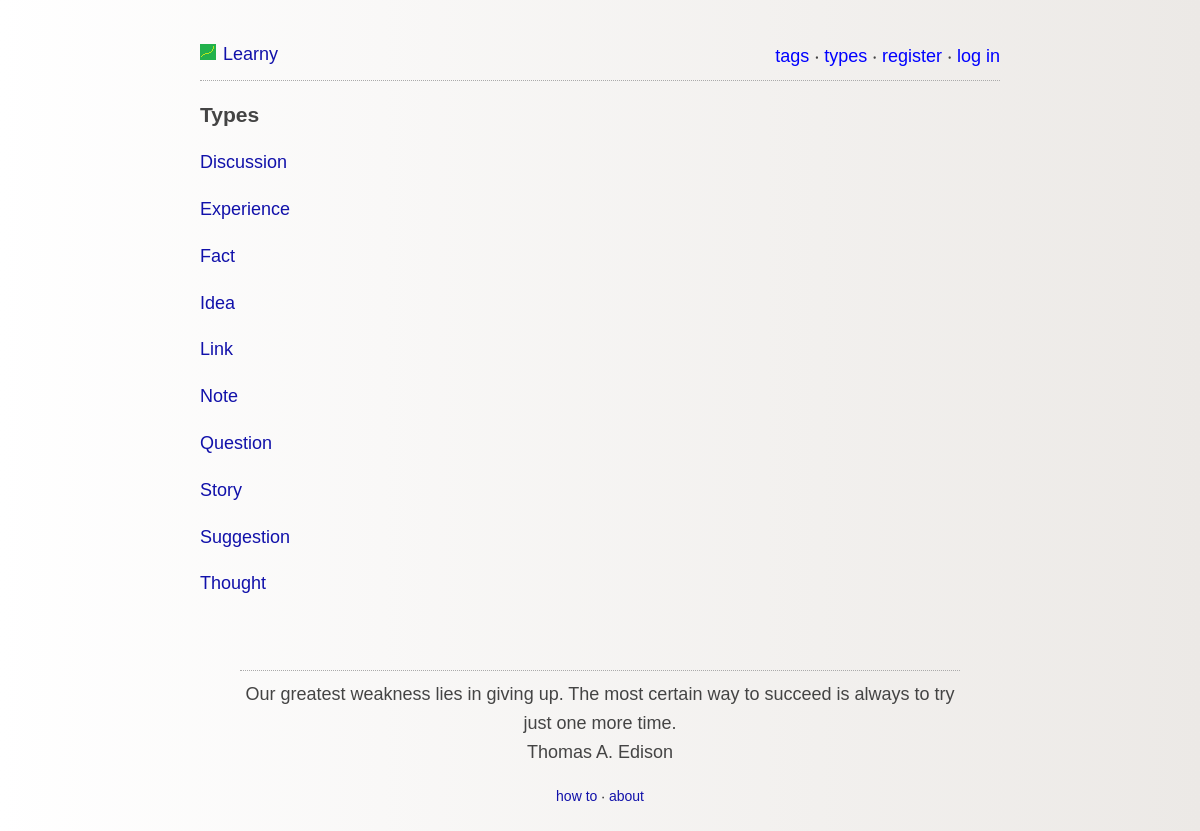
/browse_by_type.php, run on the app's committed database.
### tables this page shows
CREATE TABLE IF NOT EXISTS `types` (
  `id` int(11) NOT NULL AUTO_INCREMENT,
  `name` varchar(255) NOT NULL,
  PRIMARY KEY (`id`),
  UNIQUE KEY `name` (`name`)
);

### lib/typeClass.php (called while the page is built, shortened)
<?php
class typeClass{
	public function fetchTypes(){
		try{
			$db = getDB();
			$stmt = $db->prepare("SELECT id, name FROM types");
			$stmt->execute();
			$data = $stmt->fetchAll(PDO::FETCH_OBJ);
			return $data;
		}
		catch(PDOException $e){
			echo '{"error":{"text":'. $e->getMessage() .'}}';
		}
	}
}
?>

### browse_by_type.php (the view, shortened to what this page needs)
<?php
	require('lib/typeClass.php');
	$typeClass = new typeClass();
	$types = $typeClass->fetchTypes();
?>
<html>
	<head>
		<?php include 'partials/header.php' ?>
	</head>
	<body>
		<div id="content">
			<?php include 'partials/top_menu.php' ?>
			<header>
				<h3>Types</h3>
			</header>
			<?php
				foreach($types as $type){
					echo "<p><a href='type.php?name=$type->name'>$type->name</a></p>";
				}
			?>
			<?php include 'partials/quote_block.php' ?>
			<?php include 'partials/footer.php' ?>
		</div>
	</body>
</html>

### css/style.css (style rules this page uses)
body { background: #ECE9E6; background: -webkit-linear-gradient(to left, #ECE9E6 , #FFFFFF); background: linear-gradient(to left, #ECE9E6 , #FFFFFF); margin:40px auto; max-width:800px; line-height:1.6; font-size:18px; font-family: helvetica, sans-serif; color:#444; padding:0 10px; }
h1,h2,h3,h4 { line-height:1.2; }
a { text-decoration:none; color:#11a; }

### data on the page
types: name "Discussion"
types: name "Experience"
types: name "Fact"
types: name "Idea"
types: name "Link"
types: name "Note"
types: name "Question"
types: name "Story"
types: name "Suggestion"
types: name "Thought"

### other printed values
$quote "Our greatest weakness lies in giving up. The most certain way to succeed is always to try just one more time."
$quote_author "Thomas A. Edison"
